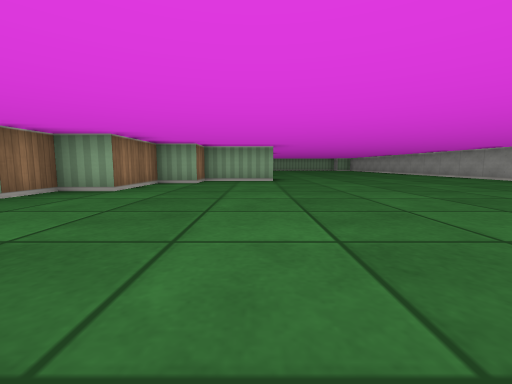
view 1 (above)

19 first-person views from a walk through a cub3D maze. The camera is about half as high as the walls, tilts 6° down and sees 90° across. The floor is counted in squares. Each view is taken from the middle of a square. On the plan, view 1 faces up. The plan holds only what a view shows up to about 9 squares ahead; the rest is blank.

view 2
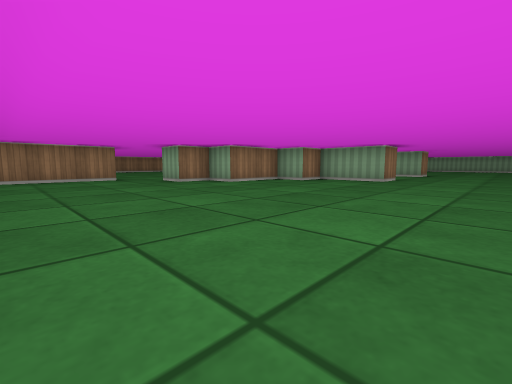

view 3
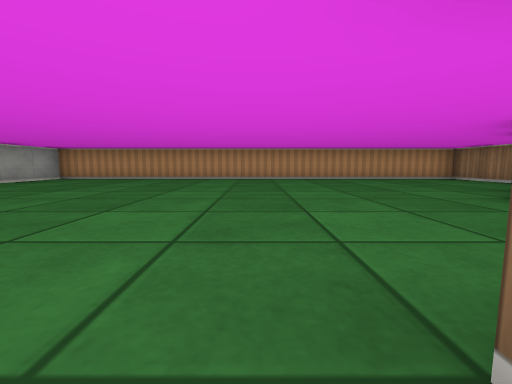

view 4
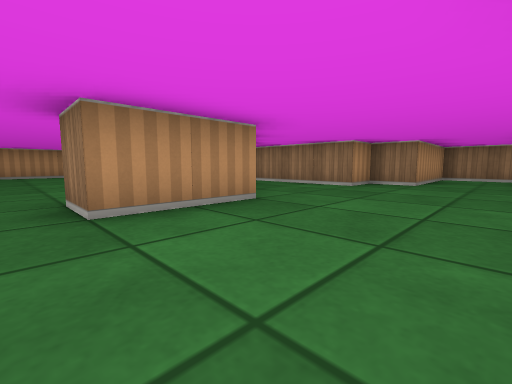

view 5
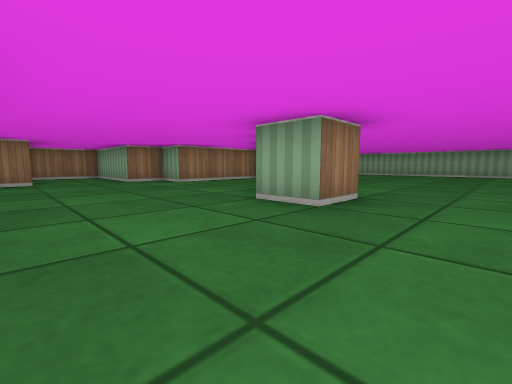

view 6
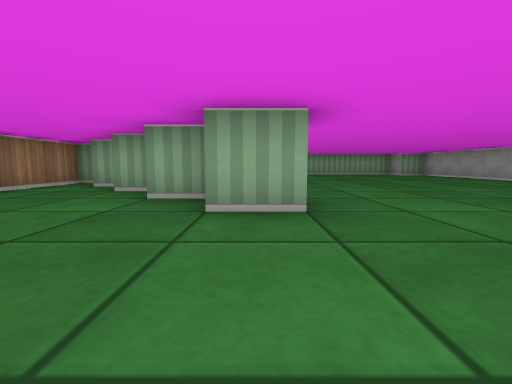

view 7
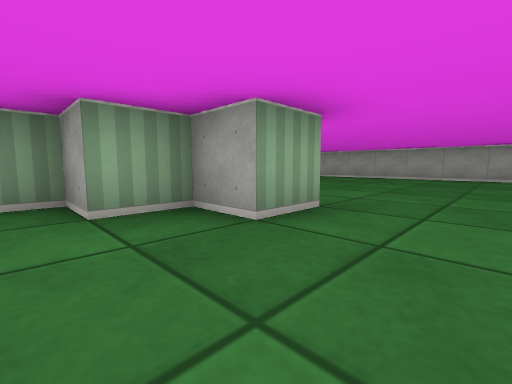

view 8
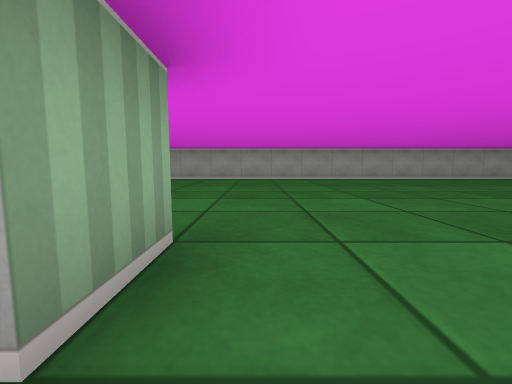

view 9
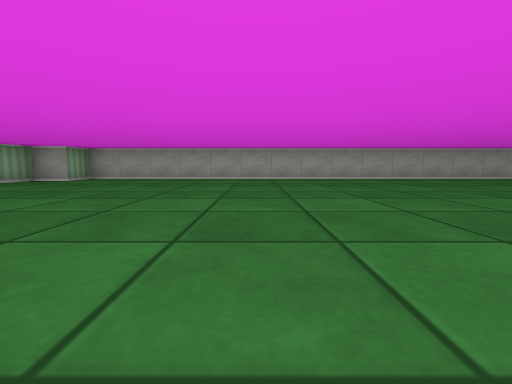

view 10
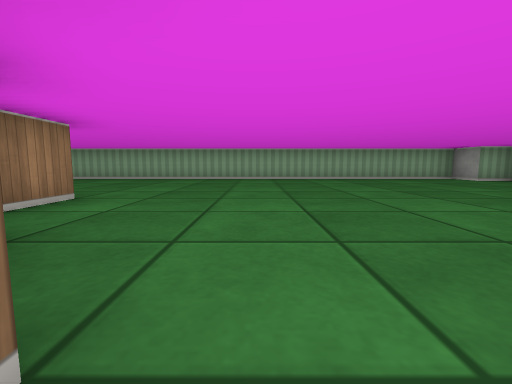

view 11
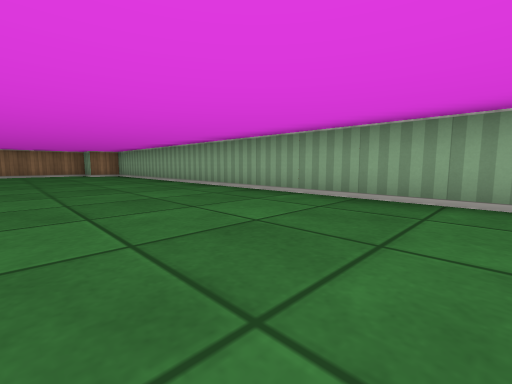

view 12
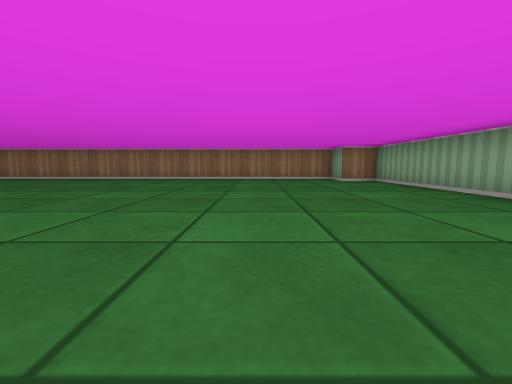

view 13
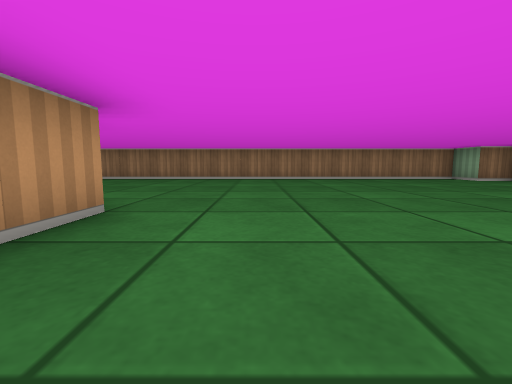

view 14
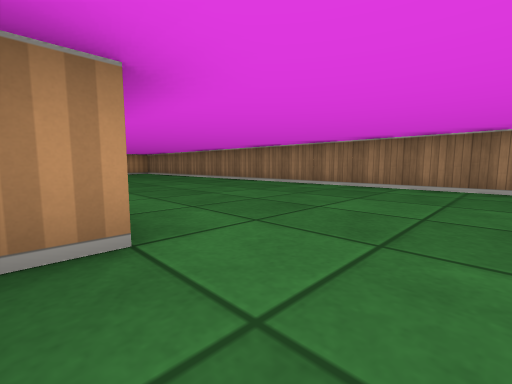

view 15
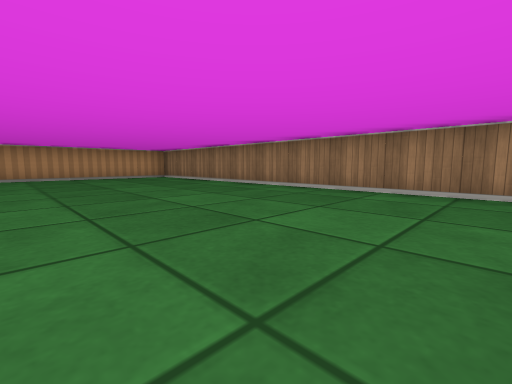

view 16
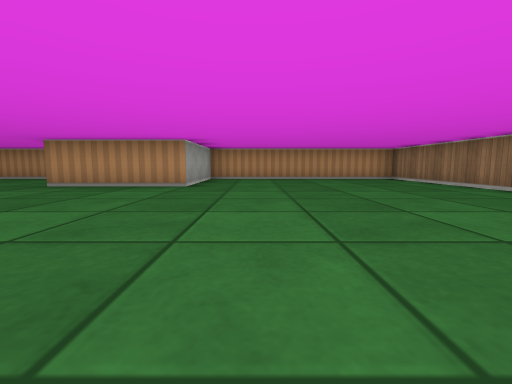

view 17
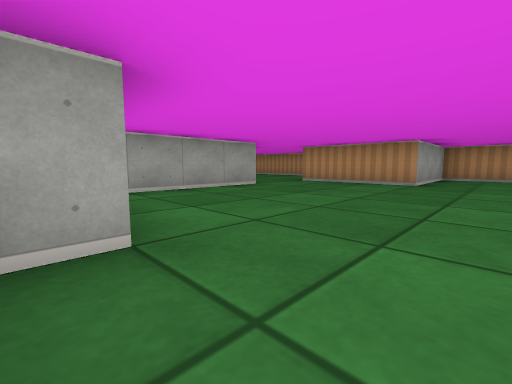

view 18
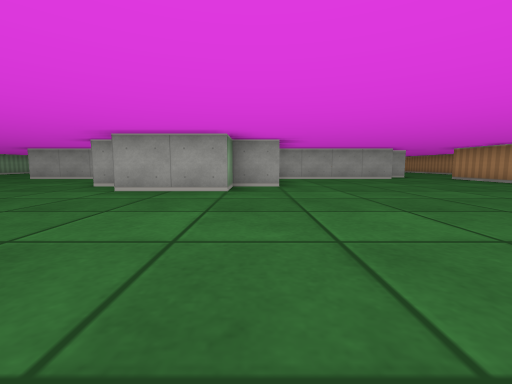

view 19
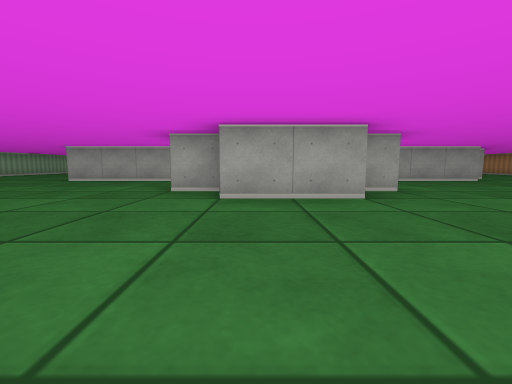

### Floor plan
Points are (right, up) in squares from view 1. A wall is a line through its corners. A room is listed if a view was taken in it or the views show most of it. See-through windows are left out.
Room 1 (views 1, 2, 3, 4, 5, 6, 7, 8, 9, 10, 11, 12, 13, 14, 15, 16, 17, 18, 19)
walls: (-1.5, 8.5) (0.5, 8.5) (0.5, 7.5) (-1.5, 7.5) (-1.5, 6.5) (-2.5, 6.5) (-2.5, 4.5) (-3.5, 4.5) (-3.5, 3.5) (-4.5, 3.5); (-5.5, 13.4) (-5.5, 16.5); (-3, 14.5) (-3.5, 14.5); (0.5, 12.6) (0.5, 11.5) (-0.5, 11.5) (-0.5, 12.5) (-1.5, 12.5) (-1.5, 13.5) (-2.5, 13.5); (-4.5, 15.5) (-4.5, 12.5) (-5.5, 12.5) (-5.5, 11.5) (-8.5, 11.5) (-8.5, 9.5) (-9.5, 9.5) (-9.5, 11.5) (-8.9, 11.5); (-8.5, 11.5) (-8.5, 12.5) (-7.4, 12.5); (-2.5, 16.5) (-2.5, 15.5); (-8.5, 8.4) (-8.5, 9.5) (-5.5, 9.5) (-5.5, 8.5) (-4.5, 8.5) (-4.5, 5.5); (-5.5, 4.4) (-5.5, 8.2); (-5.5, 2.5) (-5.5, -0.5) (7.5, -0.5) (7.5, 20.5) (6.5, 20.5) (6.5, 21.5) (-13.5, 21.5) (-13.5, 20.5) (-14.5, 20.5) (-14.5, -0.5) (-8.5, -0.5) (-8.5, 2.5) (-5.5, 2.5)

Positions as (right, up) in squares from view 1, and headings:
1: (0, 0), facing up
2: (3, 0), facing up-left
3: (1, 8), facing down
4: (1, 11), facing down-left
5: (2, 9), facing up-left
6: (0, 9), facing up
7: (-2, 10), facing up-right
8: (-1, 11), facing right
9: (-1, 15), facing right
10: (0, 13), facing up
11: (-2, 18), facing up-left
12: (-6, 18), facing left
13: (-6, 14), facing left
14: (-9, 13), facing down-left
15: (-10, 9), facing down-left
16: (-10, 8), facing down
17: (-10, 9), facing down-right
18: (-14, 9), facing right
19: (-13, 11), facing right
